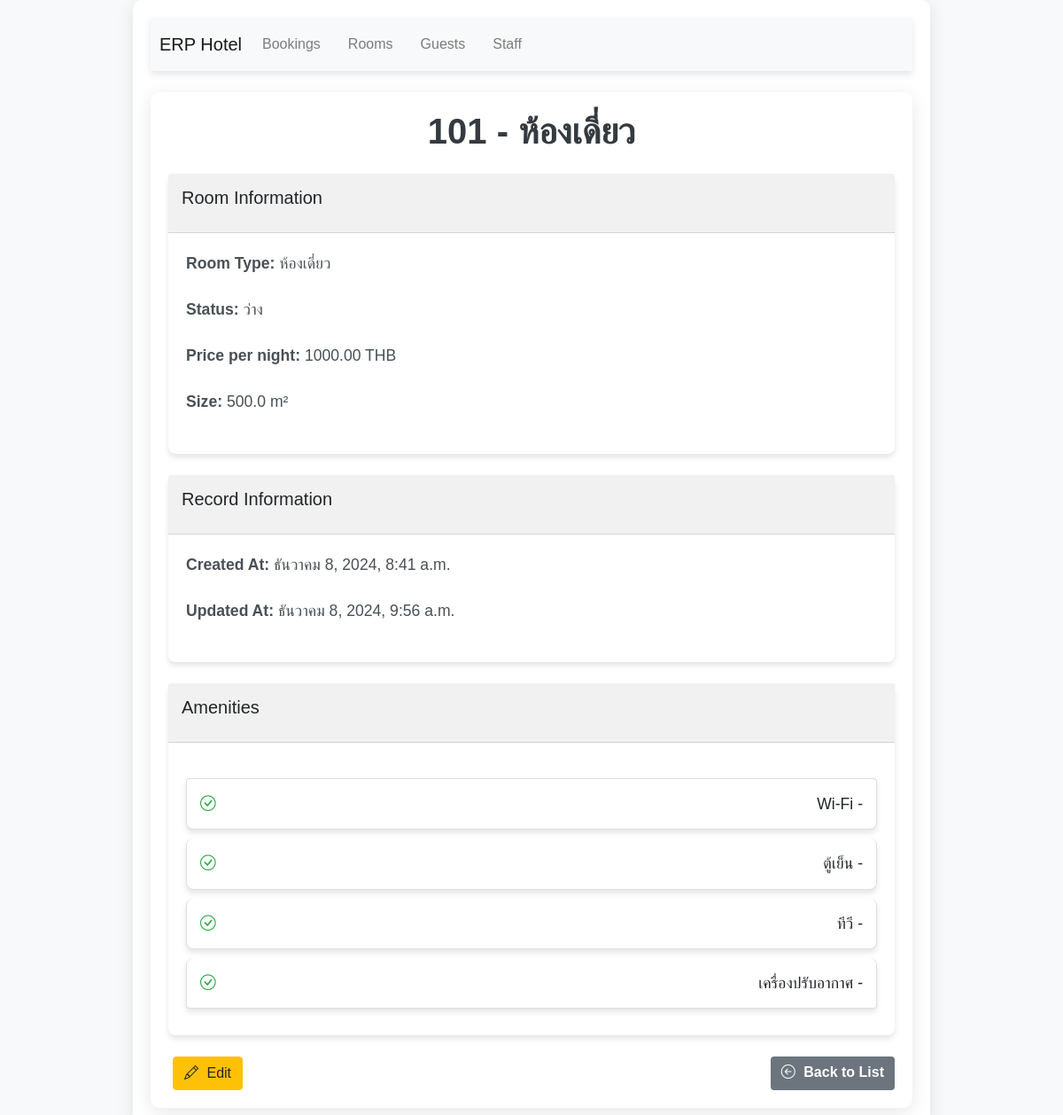
Screenshot of /rooms/1/ with the database file from the repository.
### rooms/models.py (models this page shows, shortened)
class Room(models.Model):
    number = models.CharField(max_length=10, unique=True, verbose_name=_("หมายเลขห้อง"), help_text=_("เช่น 101, 102, 201"))
    type = models.CharField(max_length=100, verbose_name=_("ประเภทห้อง"), help_text=_("เช่น ห้องเดี่ยว, ห้องคู่, ห้องสวีท"))
    status = models.CharField(max_length=20, choices=RoomStatus.choices, default=RoomStatus.AVAILABLE, verbose_name=_("สถานะ"), help_text=_("ว่าง, ถูกจอง, อยู่ระหว่างซ่อมแซม"))
    price_per_night = models.DecimalField(max_digits=10, decimal_places=2, verbose_name=_("ราคาต่อคืน"), help_text=_("ราคาห้องพักต่อคืน"))
    size = models.FloatField(verbose_name=_("พื้นที่ห้อง (ตารางเมตร)"), help_text=_("พื้นที่ของห้องพักในหน่วยตารางเมตร"))
    amenities = models.ManyToManyField(Amenity, through="RoomAmenity", verbose_name=_("สิ่งอำนวยความสะดวก"), help_text=_("สิ่งอำนวยความสะดวกในห้อง"))
    created_at = models.DateTimeField(auto_now_add=True, verbose_name=_("สร้างเมื่อ"), help_text=_("วันที่และเวลาที่ห้องพักถูกเพิ่มเข้าระบบ"))
    updated_at = models.DateTimeField(auto_now=True, verbose_name=_("แก้ไขเมื่อ"), help_text=_("วันที่และเวลาที่ข้อมูลห้องพักถูกแก้ไขล่าสุด"))
    history = HistoricalRecords()
    class Meta:
        verbose_name = _("ห้องพัก")
        verbose_name_plural = _("ห้องพัก")
        ordering = ["number"]

class Amenity(models.Model):
    name = models.CharField(max_length=100, unique=True, verbose_name=_("ชื่อสิ่งอำนวยความสะดวก"), help_text=_("เช่น Wi-Fi, ทีวี, เครื่องปรับอากาศ"))
    description = models.TextField(null=True, blank=True, verbose_name=_("รายละเอียด"), help_text=_("คำอธิบายเพิ่มเติมเกี่ยวกับสิ่งอำนวยความสะดวก"))
    history = HistoricalRecords()
    class Meta:
        verbose_name = _("สิ่งอำนวยความสะดวก")
        verbose_name_plural = _("สิ่งอำนวยความสะดวก")
        ordering = ["name"]

### rooms/views.py (the view)
# urls.py: path('rooms/<int:pk>/', views.room_detail, name='room_detail'),
def room_detail(request, pk):
    room = get_object_or_404(Room, pk=pk)
    return render(request, 'room_detail.html', {'room': room})

### rooms/templates/room_detail.html (shortened to what this page needs)
{% extends 'base_generic.html' %}
{% load static %}
{% block content %}
    <link rel="stylesheet" href="{% static 'css/room_detail.css' %}">
    <div class="container mt-4">
        <h1 class="text-center mb-4">{{ room.number }} - {{ room.type }}</h1>
        <div class="card mb-4">
            <div class="card-header">
                <h5 class="card-title">Room Information</h5>
            </div>
            <div class="card-body">
                <p><strong>Room Type:</strong> {{ room.type }}</p>
                <p><strong>Status:</strong> {{ room.get_status_display }}</p>
                <p><strong>Price per night:</strong> {{ room.price_per_night|floatformat:2 }} THB</p>
                <p><strong>Size:</strong> {{ room.size }} m²</p>
            </div>
        </div>
        <div class="card mb-4">
            <div class="card-header">
                <h5 class="card-title">Record Information</h5>
            </div>
            <div class="card-body">
                <p><strong>Created At:</strong> {{ room.created_at|date:"F j, Y, g:i a" }}</p>
                <p><strong>Updated At:</strong> {{ room.updated_at|date:"F j, Y, g:i a" }}</p>
            </div>
        </div>
        <div class="card mb-4">
            <div class="card-header">
                <h5 class="card-title">Amenities</h5>
            </div>
            <div class="card-body">
                <ul class="list-group">
                    {% for amenity in room.amenities.all %}
                        <li class="list-group-item">
                            <i class="bi bi-check-circle"></i> {{ amenity.name }} - {{ amenity.description }}
                        </li>
                    {% empty %}
                        <li class="list-group-item text-muted">No amenities listed.</li>
                    {% endfor %}
                </ul>
            </div>
        </div>
        <div class="d-flex justify-content-between mt-4">
            <a href="{% url 'room_edit' pk=room.pk %}" class="btn btn-warning">
                <i class="bi bi-pencil"></i> Edit
            </a>
            <a href="{% url 'room_list' %}" class="btn btn-secondary">
                <i class="bi bi-arrow-left-circle"></i> Back to List
            </a>
        </div>
    </div>
{% endblock %}

### bookings/static/css/styles.css (style rules this page uses)
body { font-family: 'Arial', sans-serif; background-color: #f8f9fa; margin: 0; padding: 0; }
.container { max-width: 900px; margin: 0 auto; padding: 20px; }
h1 { font-size: 2rem; color: #343a40; margin-bottom: 20px; }
.list-group-item { display: flex; justify-content: space-between; align-items: center; padding: 15px; border-radius: 8px; margin-bottom: 10px; background-color: #ffffff; box-shadow: 0 4px 6px rgba(0, 0, 0, 0.1); transition: background-color 0.3s ease, box-shadow 0.3s ease; }
.btn { margin-left: 5px; }
.btn i { margin-right: 5px; }
.btn-warning { background-color: #ffc107; border-color: #ffc107; }
.card { border: none; box-shadow: 0 4px 6px rgba(0, 0, 0, 0.1); border-radius: 8px; transition: box-shadow 0.3s ease; }
.card-header { background-color: #f1f1f1; font-weight: bold; padding: 15px; border-radius: 8px 8px 0 0; }
.card-body { padding: 20px; }
.card-body ul.list-group { margin-top: 20px; }
.card-body .list-group-item { font-size: 1.1rem; }
.card-body .list-group-item i { margin-right: 10px; color: #28a745; }

### rooms/static/css/room_detail.css (style rules this page uses)
.container { max-width: 900px; margin: 0 auto; padding: 20px; background-color: #ffffff; border-radius: 10px; box-shadow: 0 4px 20px rgba(0, 0, 0, 0.1); }
h1 { font-size: 2.5rem; font-weight: bold; margin-bottom: 1.5rem; color: #343a40; text-align: center; text-transform: uppercase; }
p { font-size: 1.1rem; margin-bottom: 1.5rem; color: #495057; line-height: 1.6; }
ul.list-group { margin-top: 1.5rem; padding: 0; list-style: none; }
.btn-secondary { background-color: #6c757d; border: none; color: white; font-weight: bold; }
.container { animation: fadeIn 0.5s ease-in-out; }

### rows the page displays
Room: number "101", type "ห้องเดี่ยว", status "ว่าง", price_per_night "1000.00", size "500.0", created_at "ธันวาคม 8, 2024, 8:41 a.m.", updated_at "ธันวาคม 8, 2024, 9:56 a.m."
Amenity: name "Wi-Fi"
Amenity: name "ตู้เย็น"
Amenity: name "ทีวี"
Amenity: name "เครื่องปรับอากาศ"
